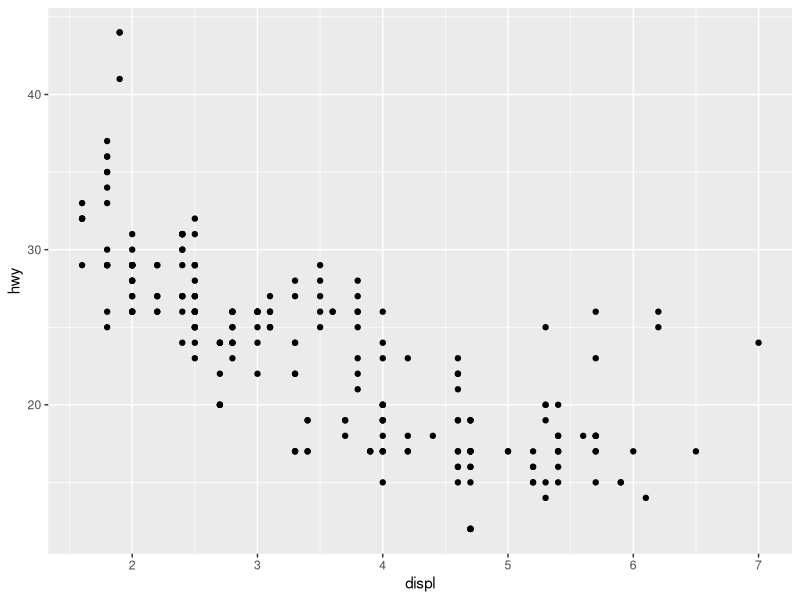
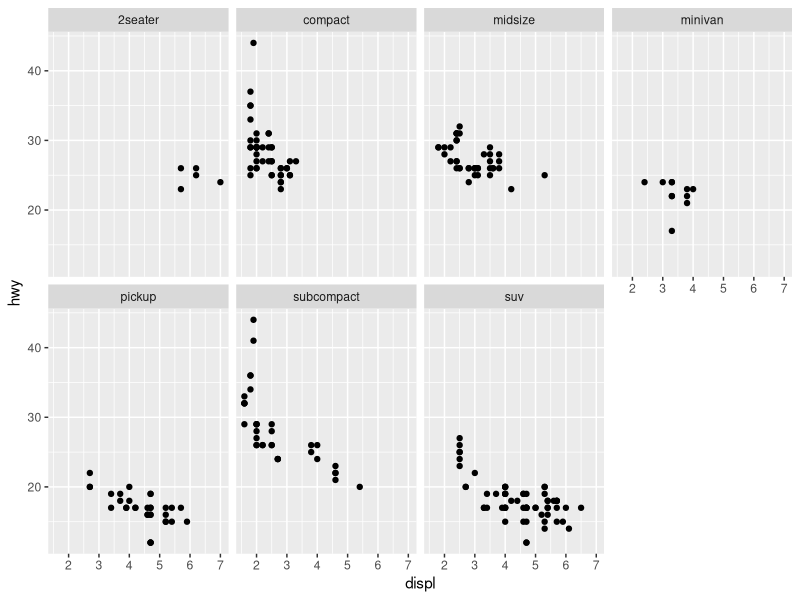
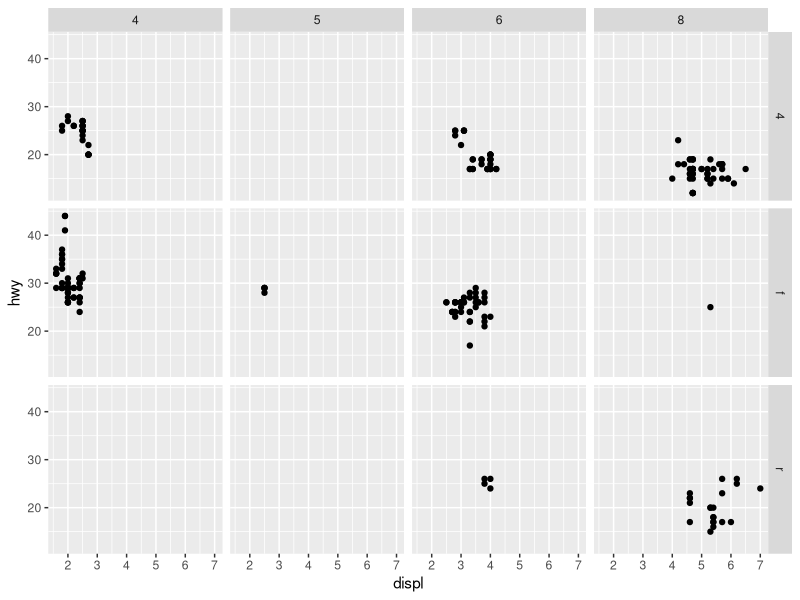
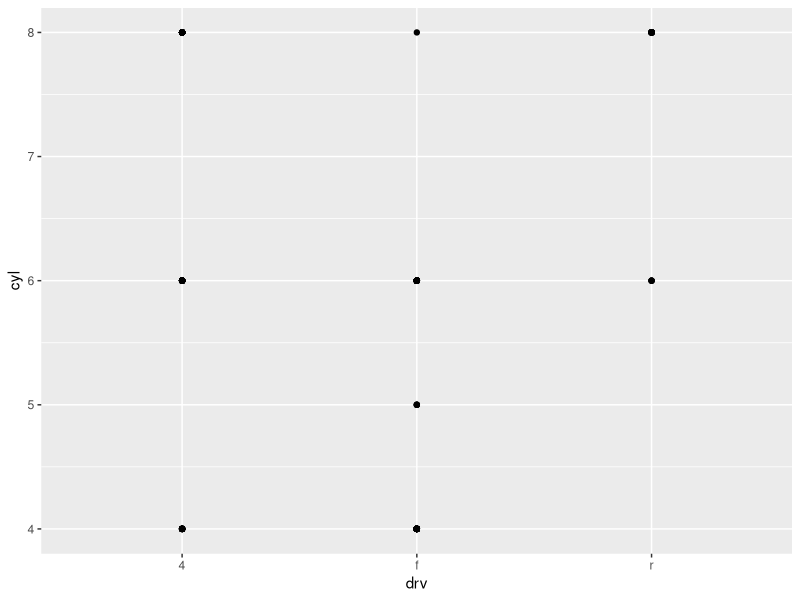
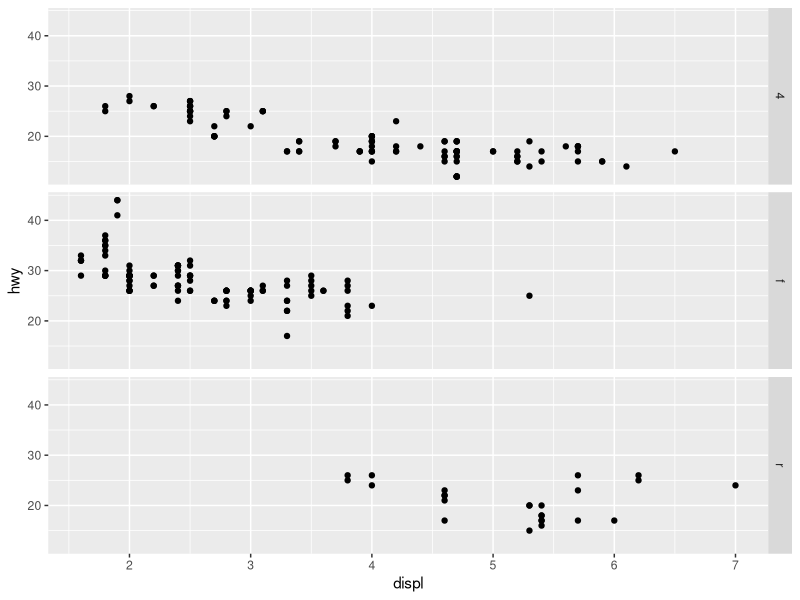
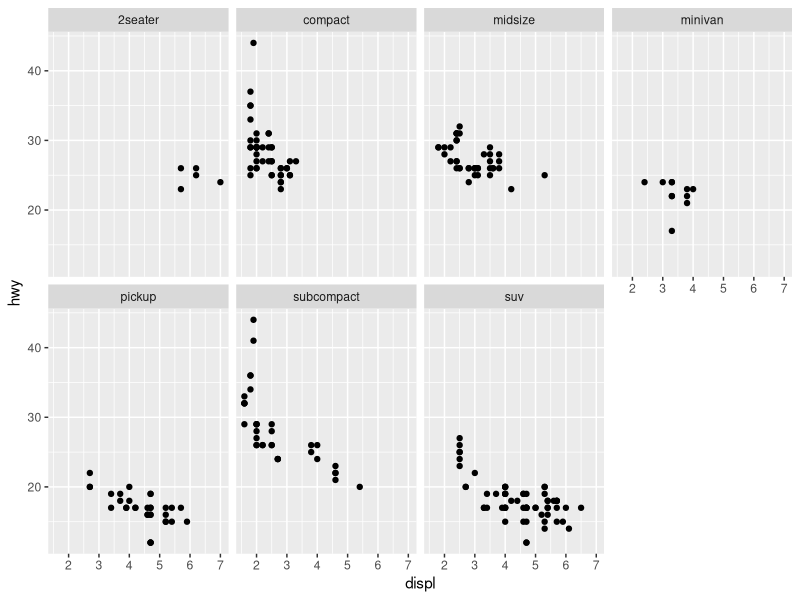
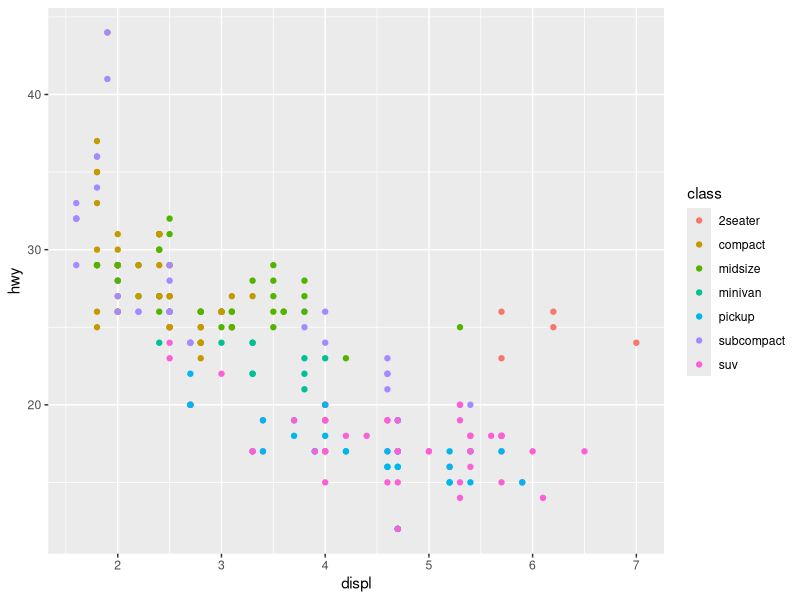
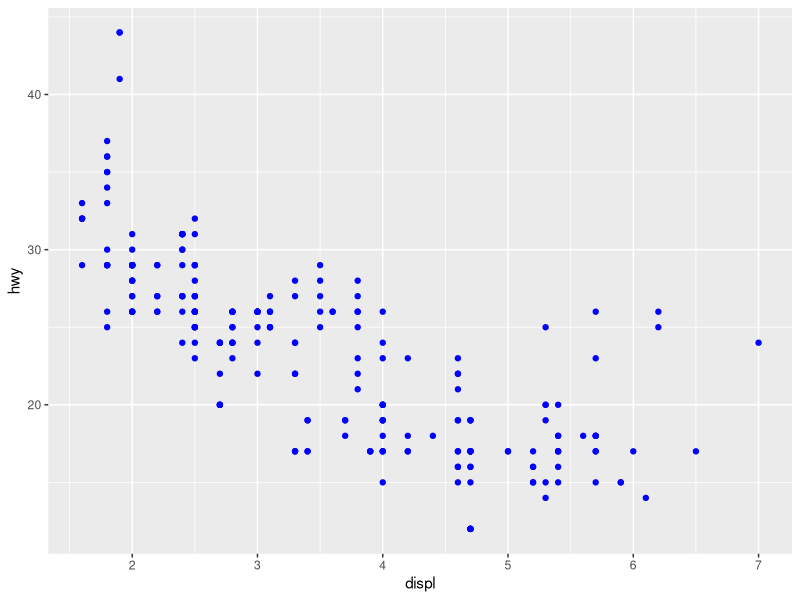

The R source for these figures, in order:
print("This file was created within RStudio")


print("And now it lives on GitHub")


library(tidyverse)
ggplot(data = mpg) + geom_point(mapping = aes(x = displ, y = hwy))
dim(mtcars)
head(mpg, 1)
ggplot(data = mpg) + geom_point(mapping = aes(x = displ, y = hwy)) + facet_wrap(~ class, nrow = 2)
ggplot(data = mpg) + geom_point(mapping = aes(x = displ, y = hwy)) + facet_grid(drv ~ cyl)
ggplot(data = mpg) +
  geom_point(mapping = aes(x = drv, y = cyl))
ggplot(data = mpg) +
  geom_point(mapping = aes(x = displ, y = hwy)) +
  facet_grid(drv ~ .)
ggplot(data = mpg) + geom_point(mapping = aes(x = displ, y = hwy)) + facet_wrap(~ class, nrow = 2)
ggplot(data = mpg) + geom_point(mapping = aes(x = displ, y = hwy, color = class))
ggplot(data = mpg) + geom_point(mapping = aes(x = displ, y = hwy), color = "blue")
ggplot(data = mpg) + geom_point(mapping = aes(x = displ, y = hwy, color = class))
ggplot(data = mpg) + geom_point(mapping = aes(x = displ, y = hwy))
ggplot(data = mpg) + geom_smooth(mapping = aes(x = displ, y = hwy))
ggplot(data = mpg) + geom_smooth(mapping = aes(x = displ, y = hwy, linetype = drv))
